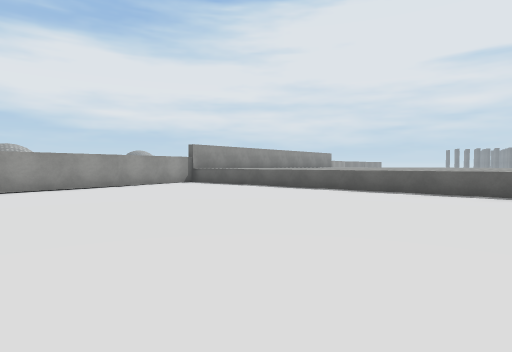
view 1 (above)

21 first-person views from a walk through a scene from a Unity 3-D project. The camera is 1.2 m above the floor, tilts 2° down and sees 80° across. The floor is counted in squares, 2 m on a side. Each view is taken from the middle of a square. On the plan, view 1 faces up. The plan holds only what a view shows up to about 9 squares ahead; the rest is blank. The place goes on beyond the plan. The player is left out. Some surface patterns are stand-ins.

view 2
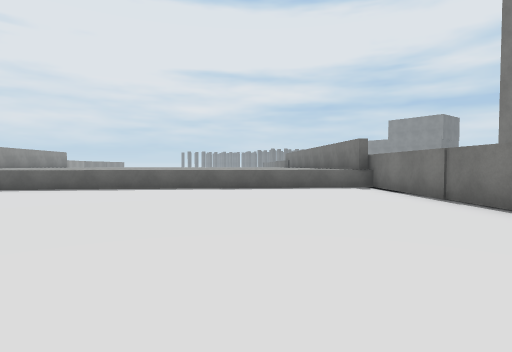

view 3
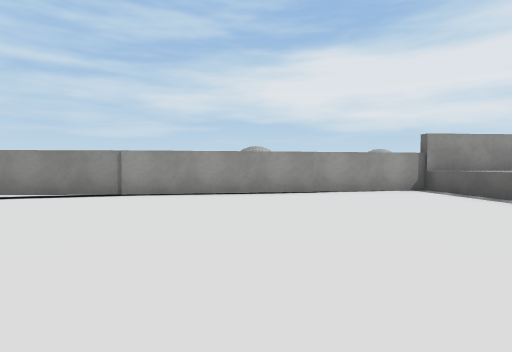

view 4
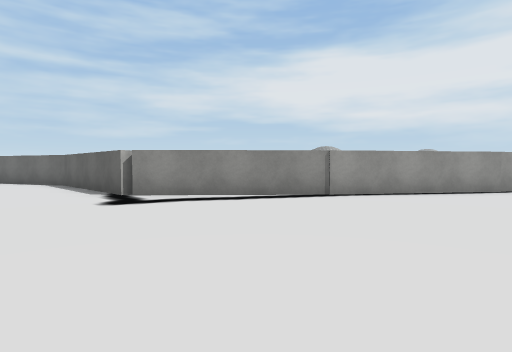

view 5
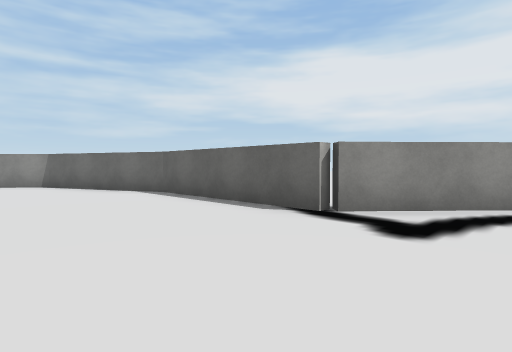

view 6
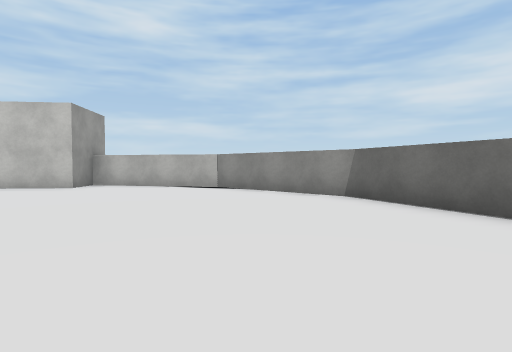

view 7
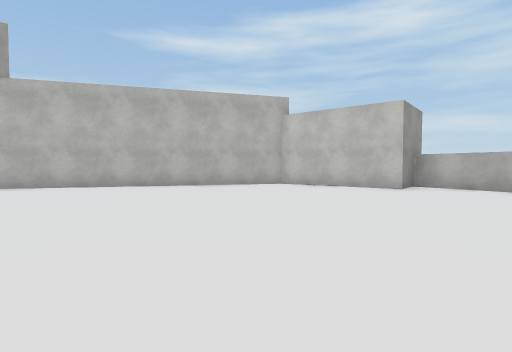

view 8
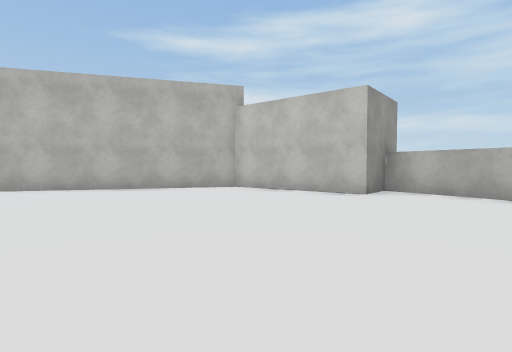

view 9
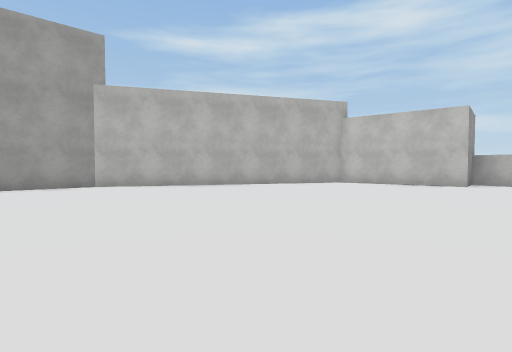

view 10
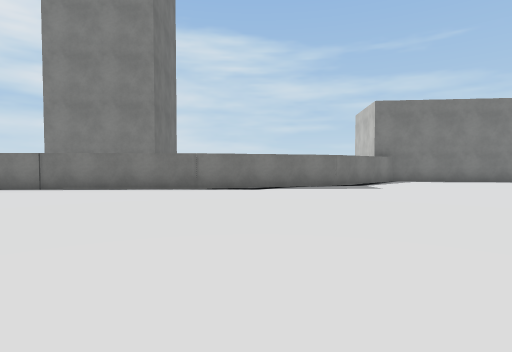

view 11
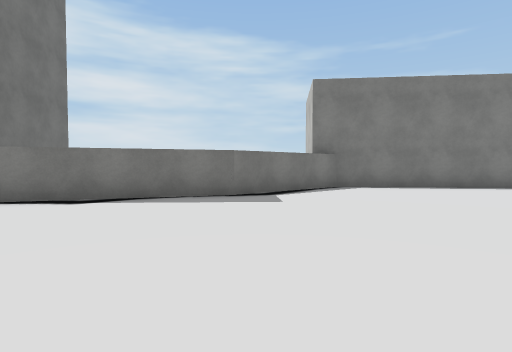

view 12
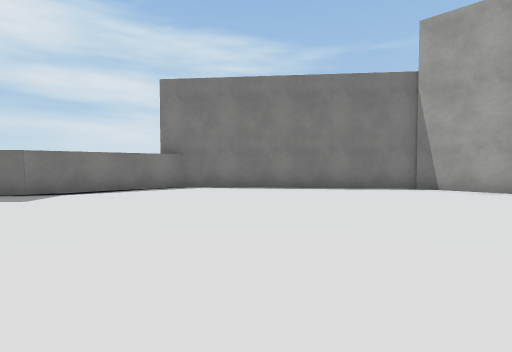

view 13
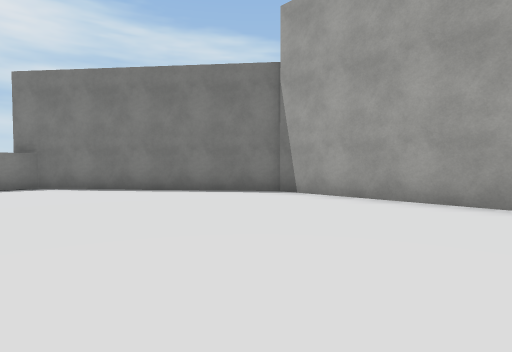

view 14
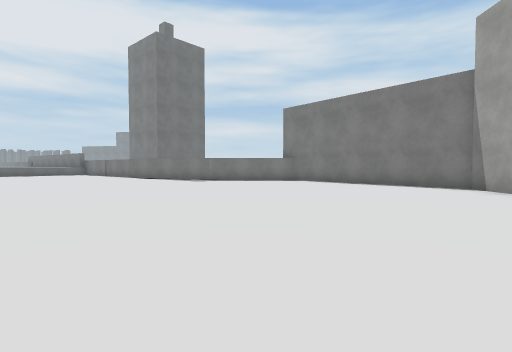

view 15
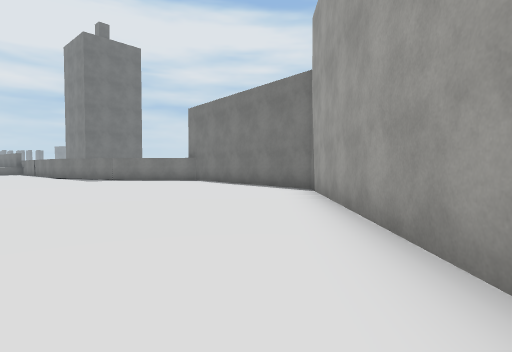

view 16
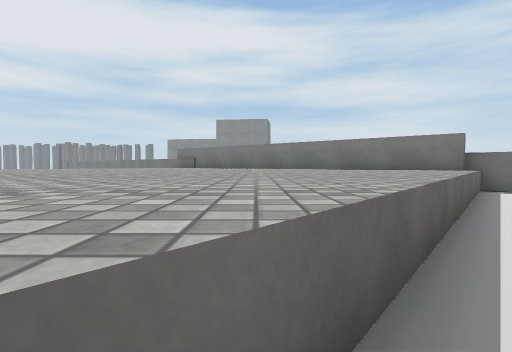

view 17
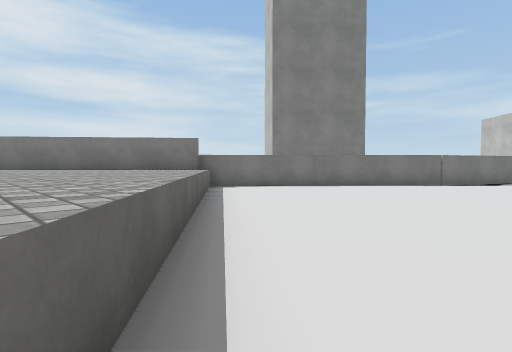

view 18
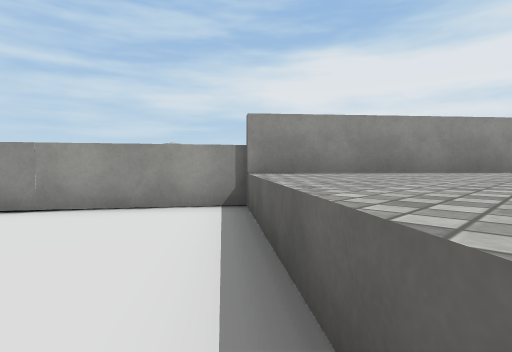

view 19
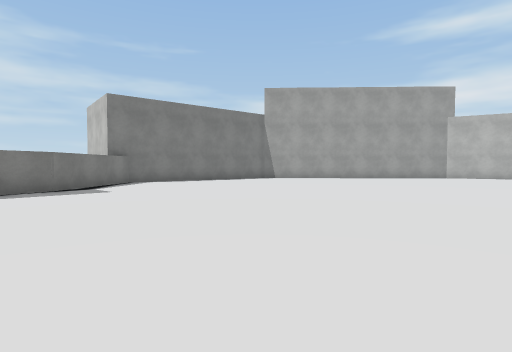

view 20
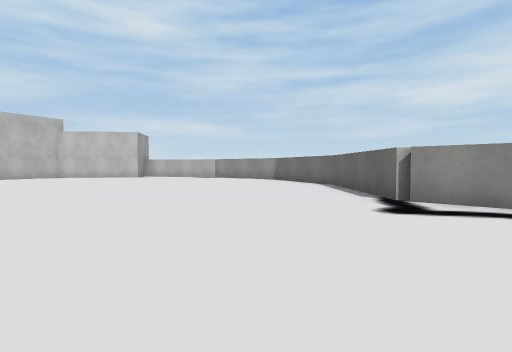

view 21
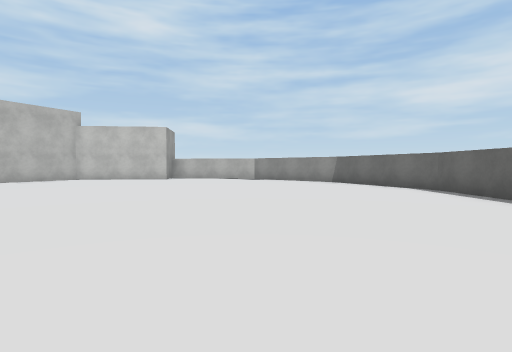

### Floor plan
Key: @ floor where view 1 was taken; # wall or solid block; . floor; ^ raised ledge.
Columns run from 20 left of view 1 to 10 right of it. Each row starts with its distance up from view 1.
 13                    ^^^     ^^
 12                   ^^^^    ^^^
 11                  #^^^^  ^^^^^
 10                 ##.^^^ ^^^^^^
  9                 #....^^^^^^^^
  8                #......^^^^^^^
  7               #........^^^^^^^^
  6              ##.........^^^^^^^
  5              #............^^^^^
  4             #..............^^^^
  3        #####................^#
  2     ###.....................#
  1    #.......................##
  0   #.................@.....##
 -1  #.......................##
 -2 #.......................##
 -3 #.......................#
 -4 #......................##
 -5 #......................#
 -6 ##....................##
 -7  #....................#
 -8  #....................#
 -9  #....................#
-10  ##..................##
-11   ###...............##
-12     ###............##
-13       ###........###
-14         ##########

Positions as (right, up) in squares from view 1, and headings:
1: (0, 0), facing up
2: (0, -1), facing up-right
3: (0, 3), facing up-left
4: (-3, 0), facing up-left
5: (-7, -1), facing up-left
6: (-11, -1), facing left
7: (-11, -3), facing down-left
8: (-13, -3), facing down-left
9: (-9, -4), facing down-left
10: (-3, 2), facing down-right
11: (-3, -2), facing down-right
12: (-6, -5), facing down-right
13: (-8, -8), facing down-right
14: (-11, -8), facing right
15: (-11, -12), facing right
16: (1, 8), facing right
17: (1, 8), facing down-right
18: (1, 8), facing up-left
19: (-3, 1), facing down
20: (-4, 0), facing left
21: (-6, -2), facing left
